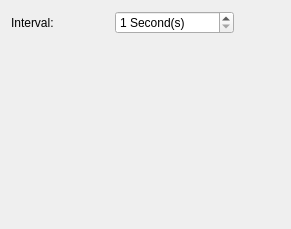
<?xml version="1.0" encoding="UTF-8"?>
<ui version="4.0">
 <class>SaveAllTheTime::Internal::SettingsPage</class>
 <widget class="QWidget" name="SaveAllTheTime::Internal::SettingsPage">
  <property name="geometry">
   <rect>
    <x>0</x>
    <y>0</y>
    <width>291</width>
    <height>229</height>
   </rect>
  </property>
  <layout class="QGridLayout" name="gridLayout">
   <item row="0" column="0">
    <widget class="QLabel" name="intervalLabel">
     <property name="text">
      <string>Interval:</string>
     </property>
     <property name="buddy">
      <cstring>intervalSpinBox</cstring>
     </property>
    </widget>
   </item>
   <item row="0" column="1">
    <widget class="QSpinBox" name="intervalSpinBox">
     <property name="suffix">
      <string> Second(s)</string>
     </property>
     <property name="minimum">
      <number>1</number>
     </property>
     <property name="maximum">
      <number>86400</number>
     </property>
    </widget>
   </item>
   <item row="5" column="0" colspan="2">
    <spacer name="verticalSpacer">
     <property name="orientation">
      <enum>Qt::Vertical</enum>
     </property>
     <property name="sizeHint" stdset="0">
      <size>
       <width>223</width>
       <height>100</height>
      </size>
     </property>
    </spacer>
   </item>
   <item row="0" column="2">
    <spacer name="horizontalSpacer">
     <property name="orientation">
      <enum>Qt::Horizontal</enum>
     </property>
     <property name="sizeHint" stdset="0">
      <size>
       <width>40</width>
       <height>20</height>
      </size>
     </property>
    </spacer>
   </item>
  </layout>
 </widget>
 <resources/>
 <connections/>
</ui>
